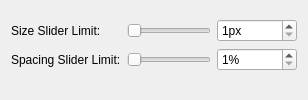
          <widget class="QWidget" name="brushPage">
           <layout class="QFormLayout" name="brushFormLayout">
            <property name="fieldGrowthPolicy">
             <enum>QFormLayout::ExpandingFieldsGrow</enum>
            </property>
            <property name="topMargin">
             <number>19</number>
            </property>
            <item row="0" column="0">
             <widget class="QLabel" name="sizeLimitLabel">
              <property name="toolTip">
               <string>The maximum value for the brush size slider. You can always enter larger values manually or via keyboard shortcuts.</string>
              </property>
              <property name="text">
               <string>Size Slider Limit:</string>
              </property>
             </widget>
            </item>
            <item row="0" column="1">
             <layout class="QHBoxLayout" name="sizeLimitLayout">
              <item>
               <widget class="QSlider" name="sizeLimitSlider">
                <property name="toolTip">
                 <string>The maximum value for the brush size slider. You can always enter larger values manually or via keyboard shortcuts.</string>
                </property>
                <property name="maximum">
                 <number>255</number>
                </property>
                <property name="orientation">
                 <enum>Qt::Horizontal</enum>
                </property>
               </widget>
              </item>
              <item>
               <widget class="QSpinBox" name="sizeLimitSpinner">
                <property name="minimumSize">
                 <size>
                  <width>80</width>
                  <height>0</height>
                 </size>
                </property>
                <property name="toolTip">
                 <string>The maximum value for the brush size slider. You can always enter larger values manually or via keyboard shortcuts.</string>
                </property>
                <property name="suffix">
                 <string>px</string>
                </property>
                <property name="minimum">
                 <number>1</number>
                </property>
                <property name="maximum">
                 <number>255</number>
                </property>
               </widget>
              </item>
             </layout>
            </item>
            <item row="1" column="0">
             <widget class="QLabel" name="spacingLimitLabel">
              <property name="toolTip">
               <string>The maximum value for the brush spacing slider. You can always enter larger values manually.</string>
              </property>
              <property name="text">
               <string>Spacing Slider Limit:</string>
              </property>
             </widget>
            </item>
            <item row="1" column="1">
             <layout class="QHBoxLayout" name="spacingLimitLayout">
              <item>
               <widget class="QSlider" name="spacingLimitSlider">
                <property name="toolTip">
                 <string>The maximum value for the brush spacing slider. You can always enter larger values manually.</string>
                </property>
                <property name="maximum">
                 <number>999</number>
                </property>
                <property name="orientation">
                 <enum>Qt::Horizontal</enum>
                </property>
               </widget>
              </item>
              <item>
               <widget class="QSpinBox" name="spacingLimitSpinner">
                <property name="minimumSize">
                 <size>
                  <width>80</width>
                  <height>0</height>
                 </size>
                </property>
                <property name="toolTip">
                 <string>The maximum value for the brush spacing slider. You can always enter larger values manually.</string>
                </property>
                <property name="suffix">
                 <string>%</string>
                </property>
                <property name="minimum">
                 <number>1</number>
                </property>
                <property name="maximum">
                 <number>999</number>
                </property>
               </widget>
              </item>
             </layout>
            </item>
           </layout>
          </widget>
